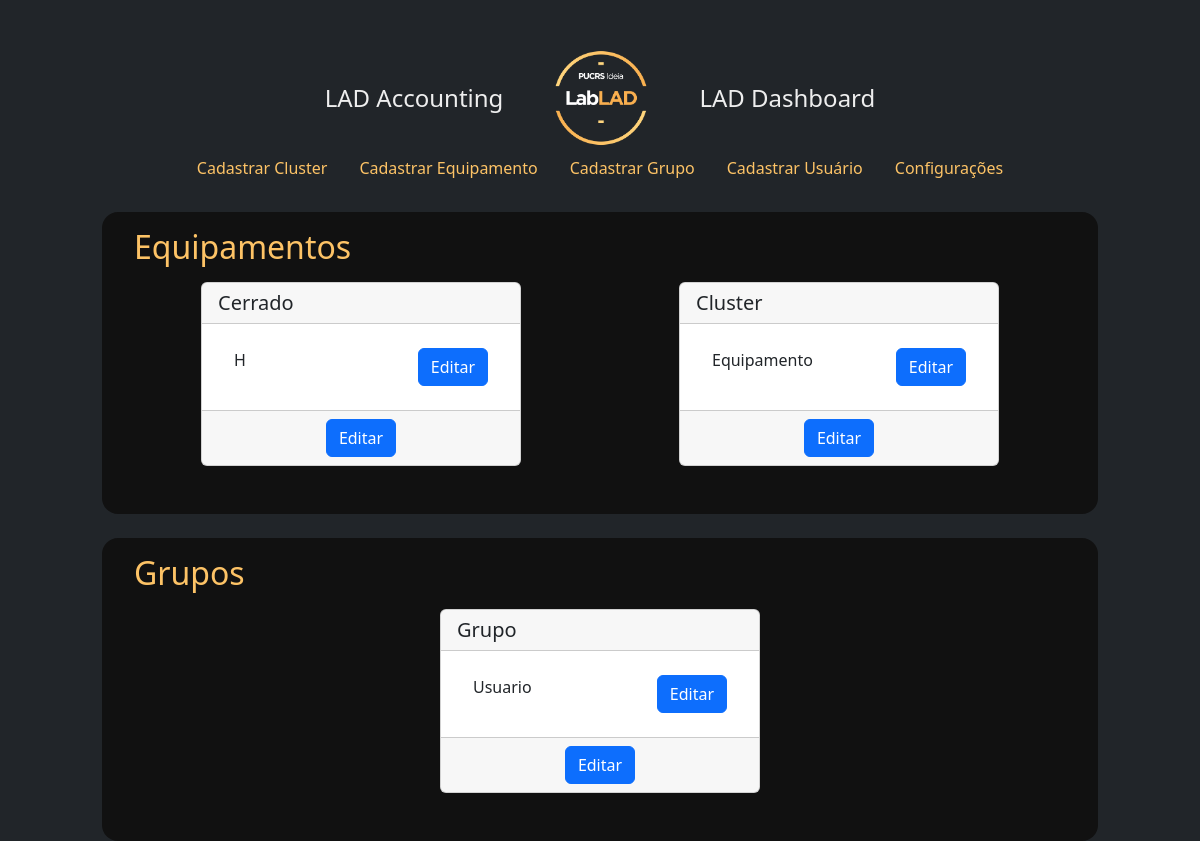
Before: / with the older database file.
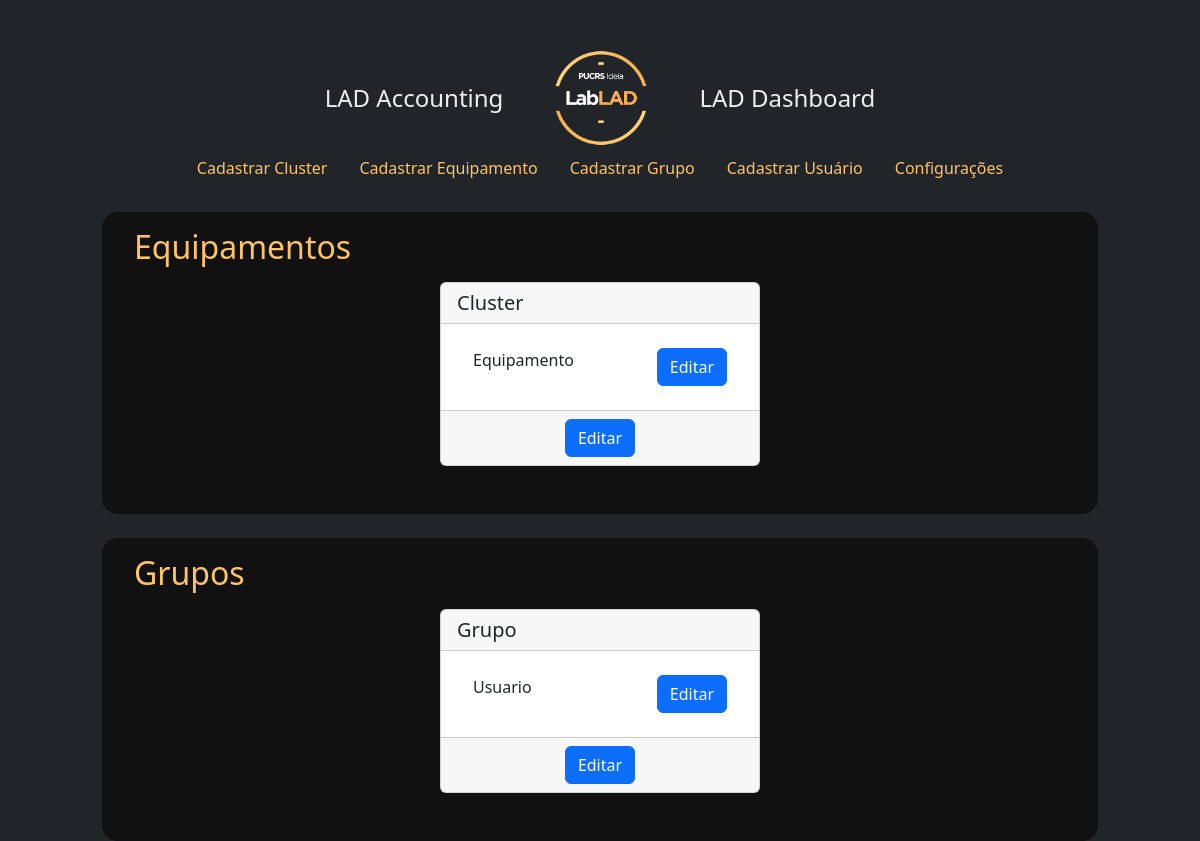
After: the same page with the newer database file.
### app.py (models this page shows)
class BaseModel(Model):
    class Meta:
        database = database

class Cluster(BaseModel):
    name = CharField(unique=True)
    description = TextField()
    date_beg = DateField()
    date_end = DateField()
    status = BooleanField()

class Equipamento(BaseModel):
    cluster = ForeignKeyField(Cluster, backref='equipamentos', on_delete='cascade')
    hostname = CharField()
    modelo = CharField()
    tipo = CharField()
    patrimonio = CharField()
    serviceTag = CharField()
    nucleo = IntegerField()
    memoria = IntegerField()
    disco = IntegerField()
    date_beg = DateField()
    date_end = DateField()
    status = BooleanField()

class Grupo(BaseModel):
    nome = CharField()
    demanda = IntegerField()
    unidade = CharField()
    coordenador = CharField()
    status = BooleanField()
    date_beg = DateField()
    observacoes = TextField()
    tipo = CharField()

class Usuario(BaseModel):
    grupo = ForeignKeyField(Grupo, backref='usuarios')
    nome = CharField()
    email = CharField()
    date_beg = DateField()
    date_end = DateField()
    observacoes = TextField()
    status = BooleanField()

### app.py (the view)
@server.route('/', methods=['GET', 'POST'])
def homepage():
    lista_cluster = Cluster.select().order_by(Cluster.name).prefetch(Equipamento)
    lista_grupo = Grupo.select().order_by(Grupo.nome).prefetch(Usuario)
    return render_template('homepage.html', lista_cluster=lista_cluster, lista_grupo=lista_grupo)

### app.py (called while the page is built)
@server.before_request
def before_request():
    g.db = database
    g.db.connect()

@server.after_request
def after_request(response):
    g.db.close()
    return response

### templates/homepage.html
{% extends "layout.html" %}
{% block body %}
<section class="cluster mb-4">
  <h2 class="mb-3">Equipamentos</h2>
  <div class="row">
    {% for cluster in lista_cluster %}
      <div class="col m-auto">
        <div class="card m-auto">
          <h5 class="card-header">{{ cluster.name }}</h5>
          <div class="card-body">
            <ul class="list-group list-group-flush">
              {% for equipamento in cluster.equipamentos %}
                <li class="list-group-item">{{ equipamento.hostname }}<a class="btn btn-primary" href="{{ url_for('equipamento', equipName=equipamento.hostname) }}" role="button" style="float: right;">Editar</a></li>
              {% endfor %}
            </ul>
          </div>
          <div class="card-footer text-center">
            <a class="btn btn-primary" href="{{ url_for('cluster', clusterName=cluster.name) }}" role="button">Editar</a>
          </div>
        </div>
      </div>
    {% endfor %}
  </div>
</section>
<section class="grupo">
  <h2 class="mb-3">Grupos</h2>
  <div class="row">
    {% for grupo in lista_grupo %}
      <div class="col m-auto">
        <div class="card m-auto">
          <h5 class="card-header">{{ grupo.nome }}</h5>
          <div class="card-body">
            <ul class="list-group list-group-flush">
              {% for usuario in grupo.usuarios %}
              <li class="list-group-item">{{ usuario.nome }}<a class="btn btn-primary ml-2" href="{{ url_for('usuario', userName=usuario.nome) }}" role="button" style="float: right;">Editar</a></li>
              {% endfor %}
            </ul>
          </div>
          <div class="card-footer text-center">
            <a class="btn btn-primary" href="{{ url_for('grupo', groupName=grupo.nome) }}" role="button">Editar</a>
          </div>
        </div>
      </div>
    {% endfor %}
  </div>
</section>
{% endblock %}

### templates/layout.html (shortened to what this page needs)
<!DOCTYPE html>
<html lang="en">
<head>
  <link rel=stylesheet type=text/css href="{{ url_for('static', filename='style.css') }}">
  <link rel="stylesheet" href="https://cdn.jsdelivr.net/npm/bootstrap@5.2.0/dist/css/bootstrap.min.css">
</head>
<body>
  <div class=page>
    <nav class="navbar">
      <div class="navbar-brand">
        <a class="navbar-brand-title" href="{{ url_for('homepage') }}">LAD Accounting</a>
        <img src="{{ url_for('static', filename='images/LabLAD.png') }}" alt=" Logo LabLAD" width="100" height="100" class="d-inline-block align-text-middle">
        <a class="navbar-brand-title" href="{{ url_for('/dash/') }}">LAD Dashboard</a>
      </div>
      <ul class="nav">
        <li class="nav-item">
          <a class="nav-link" href="{{ url_for('cluster', clusterName='cadastro')}}">Cadastrar Cluster</a>
        </li>
        <li class="nav-item">
          <a class="nav-link" href="{{ url_for('equipamento', equipName='cadastro') }}">Cadastrar Equipamento</a>
        </li>
        <li class="nav-item">
          <a class="nav-link" href="{{ url_for('grupo', groupName='cadastro')}}">Cadastrar Grupo</a>
        </li>
        <li class="nav-item">
          <a class="nav-link" href="{{ url_for('usuario', userName='cadastro') }}">Cadastrar Usuário</a>
        </li>
        <li class="nav-item">
          <a class="nav-link" href="{{ url_for('upload') }}">Configurações</a>
        </li>
      </ul>
    </nav>
    {% block body %}{% endblock %}
  </div>
</body>
</html>

### assets/style.css (style rules this page uses)
* { margin: 0; padding: 0; font-family: system-ui, -apple-system, BlinkMacSystemFont, 'Segoe UI', Roboto, Oxygen, Ubuntu, Cantarell, 'Open Sans', 'Helvetica Neue', sans-serif }
:root { --first_color: #FDC366; --second_color: #212529; --third_color: #111111; --fourth_color: #1E6EFF; --fifth-color: #EEE; font-size: 16px; }
body, .page, html { width: 100%; min-height: 100vh; background: var(--second_color); flex-direction: column; }
.navbar { background-color: var(--second_color); display: flex; flex-direction: column; padding: 3rem 0 1.5rem 0 !important; }
.navbar-brand { margin: 0 !important; padding: 0 !important; display: flex; gap: 3rem; align-items: center; }
.navbar-brand-title { text-decoration: none; font-size: 1.5rem; color: var(--fifth-color); }
.nav-link, .nav-item { text-decoration: none; color: var(--first_color) !important; }
section, .cadastro, .upload { background-color: var(--third_color); padding: 1rem 2rem 3rem; width: 83%; margin: auto; border-radius: 1rem; }
h2 { font-size: 1.2rem; color: var(--first_color); }
.page ul { list-style-type: none; }
.page li { clear: both; }
.card { max-width: 20rem; }

Changed rows visible on the page:
removed Cluster: name "Cerrado"
removed Equipamento: hostname "H", shown under "Cerrado"
